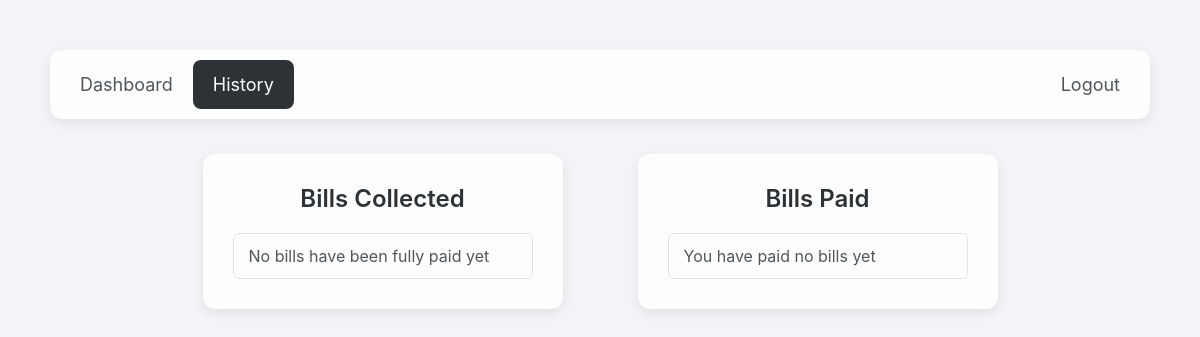
Page /history (signed in) on the earlier database version.
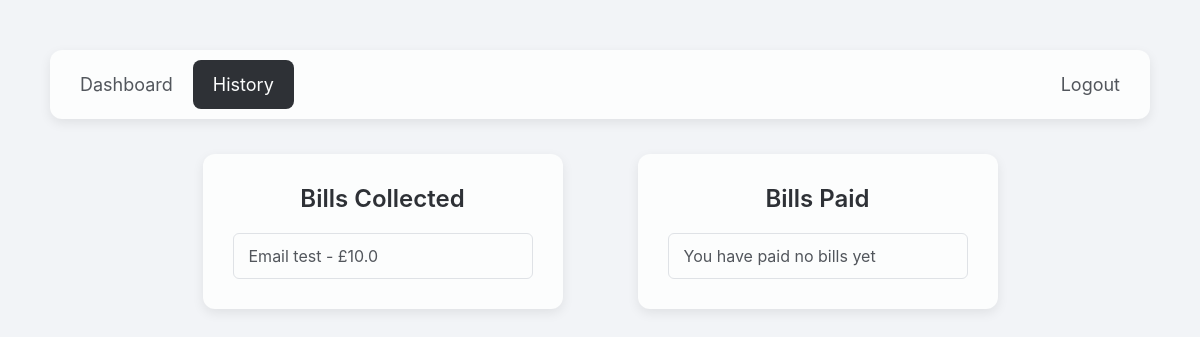
Same page on the later database version.
### routes/models.py (models this page shows, shortened)
class bills(db.Model):
    id = db.Column("billID", db.Integer, primary_key = True)
    amount = db.Column("amount", db.Float, nullable=False)
    name = db.Column("name", db.String, nullable=False)
    image = db.Column(db.LargeBinary, nullable=True)
    type = db.Column(db.String(50), nullable=True)
    user_id = db.Column(db.Integer, db.ForeignKey('users.userID'), nullable=False) #Secondary key
    created_at = db.Column("created_at", db.DateTime(timezone=True), server_default=db.func.now())
    hidden_by_creator = db.Column(db.Boolean, default=False)

### routes/user.py (the view)
@user_bp.route("/history")
def history():
    if "user" in session:
        user_logged_in = session["user_id"]
        all_sent_bills = bills.query.filter_by(user_id=user_logged_in, hidden_by_creator=False).all()
        paid_sent_bills = []
        received_debts = payments.query.filter_by(user_id=user_logged_in, hidden_by_payer=False).all()
        paid_received_payments = []
        original_bill = []
        for payment in received_debts:
            if payment.paid == True:
                paid_received_payments.append(payment)
        for payment in paid_received_payments:
            billID = payment.bill_id
            bill = bills.query.filter_by(id = billID).first()
            original_bill.append(bill)
        for bill in all_sent_bills:
            unpaid_exists = payments.query.filter_by(bill_id=bill.id, paid=False).first()
            if not unpaid_exists:
                paid_sent_bills.append(bill)
        return render_template("history.html", collectedbills = paid_sent_bills, paidbills = original_bill)
    else:
        return redirect(url_for("auth.login"))

### templates/history.html (shortened to what this page needs)
<!DOCTYPE html>
<html lang="en">
    <head>
        <link rel="stylesheet" href="{{ url_for('static', filename='dashboard.css') }}">
    </head>
    <body>
        <div class="nav_bar">
        <a href="{{url_for('user.dashboard')}}">Dashboard</a>
        <a href="{{url_for('user.history')}}" class = "active">History</a>
        <a href="{{url_for('auth.logout')}}">Logout</a>
        </div>
        <div class = "LISTS">
        <div class="card">
            <h2 id="title">Bills Collected</h2>
                <ul id="billList">
                    {% for x in collectedbills %}
                        <li class = "bill_click" data_bill_id = "{{ x.id }}">{{x.name }} - £{{x.amount}}</li>
                    {% else %}
                        <li>No bills have been fully paid yet</li>
                    {% endfor %}
                </ul>
        </div>
        <div class="card2">
            <h2 id="title">Bills Paid</h2>
                <ul id="billList">
                    {% for x in paidbills %}
                        <li class = "bill_click" data_bill_id = "{{ x.id }}">{{x.name }} - £{{x.amount}}</li>
                    {% else %}
                        <li>You have paid no bills yet</li>
                    {% endfor %}
                </ul>
        </div>
    </body>
</html>

### static/dashboard.css (style rules this page uses)
body { margin: 0; padding: 50px; background-color: #f2f4f7; min-height: 100vh; font-family: -apple-system, BlinkMacSystemFont, "Segoe UI", Roboto, "Helvetica Neue", Arial, sans-serif; }
.LISTS { display: flex; gap: 75px; justify-content: center; }
.card { background-color: #fcfdfd; padding: 30px; border-radius: 12px; box-shadow: 0 4px 12px rgba(12, 14, 18, 0.08); width: 300px; }
.card2 { background-color: #fcfdfd; padding: 30px; border-radius: 12px; box-shadow: 0 4px 12px rgba(12, 14, 18, 0.08); width: 300px; }
#title { margin: 0 0 20px 0; font-size: 24px; color: #2e3136; text-align: center; font-weight: 600; }
#billList { list-style-type: none; padding: 0; margin: 0; max-height: 300px; overflow-y: auto; border: 1px solid #dfe2e6; border-radius: 6px; }
#billList li { padding: 12px 15px; font-size: 16px; color: #52565c; border-bottom: 1px solid #edf0f4; transition: background-color 0.2s; }
#billList li:last-child { border-bottom: none; }
.nav_bar { display: flex; background-color: #fcfdfd; overflow: hidden; border-radius: 12px; box-shadow: 0 4px 12px rgba(12, 14, 18, 0.08); margin-bottom: 35px; padding: 10px; }
.nav_bar a { float: left; display: flex; color: #52565c; text-align: center; padding: 14px 20px; text-decoration: none; font-size: 18px; border-radius: 8px; transition: background-color 0.2s, color 0.2s; }
.nav_bar a:last-child { margin-left: auto; }
.nav_bar a.active { background-color: #2e3136; color: #fcfdfd; }

Differences in the rows shown:
added bills: name "Email test", amount "10.0"
Other differences:
text no longer shown: "No bills have been fully paid yet"
